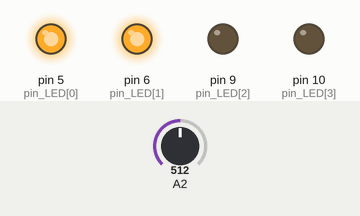
Bench run of a sketch on a simulated Arduino Uno, built with avr-gcc and run on an emulated ATmega328P. Parts: output pins drawn as LEDs (lit = HIGH). The inputs (shaded band) are chosen by the test bench; at power-on: A2 = 512.

Above: at 1.2 s.
1.3 s: A2 set to 598
2.8 s: A2 set to 622
At 4.0 s:
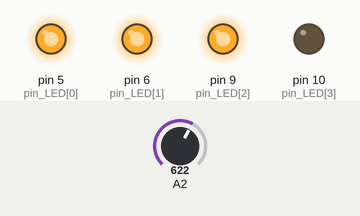
4.3 s: A2 set to 807
5.8 s: A2 set to 834
At 6.3 s:
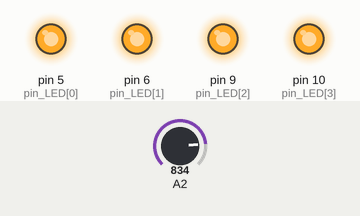
7.3 s: A2 set to 218
8.8 s: A2 set to 189
At 9.8 s:
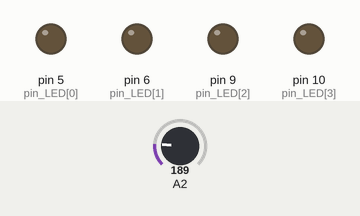
Timing chart, 0 to 11.3 s (numbered marks = the images above; inputs shaded):
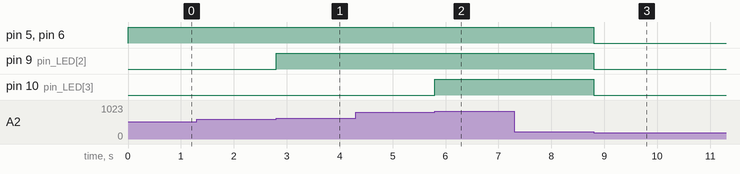

The sketch:

ex6.ino
```cpp
int pin_LED[4] = {5,6,9,10};  // 배열 선언

void setup() {
for(int i=0; i<4; i++){
  pinMode(pin_LED[i],OUTPUT);  // LED 4개 OUTPUT 지정
}
}

void loop(){
int val1 = analogRead(2); // 0~1023 범위가 들어옴

if(val1<204) { //~204 범위는 LED 전부 off
  for(int i=0; i<4; i++){
  analogWrite(pin_LED[i], 0);
  }
}else if(val1<408) { //~408 범위는 LED[0,1] on
  analogWrite(pin_LED[0], 255);
}else if(val1<612) {
  for(int i=0; i<2; i++){
  analogWrite(pin_LED[i], 255);
  }
}else if(val1< 819){ //~819 범위는 LED[0,1,2] on
  for(int i=0; i<3; i++){
  analogWrite(pin_LED[i], 255);
  }
}else { //~1023 범위는 LED 전부 on
  for(int i=0; i<4; i++){
  analogWrite(pin_LED[i], 255);
  }
}
}
```

Measured:
- the behaviour switches between 611 and 612 on A2 (found by bisection; images 0 and 1)
- the behaviour switches between 818 and 819 on A2 (found by bisection; images 1 and 2)
- the behaviour switches between 204 and 203 on A2 (found by bisection; images 2 and 3)
- after the input at 1.3 s, every drawn part: stays the same
- after the input at 2.8 s, pin 9 (pin_LED[2]): LOW → HIGH at once
- after the input at 4.3 s, every drawn part: stays the same
- after the input at 5.8 s, pin 10 (pin_LED[3]): LOW → HIGH at once
- after the input at 7.3 s, every drawn part: stays the same
- after the input at 8.8 s, pin 5 (pin_LED[0]), pin 6 (pin_LED[1]), pin 9 (pin_LED[2]), pin 10 (pin_LED[3]): HIGH → LOW at once
